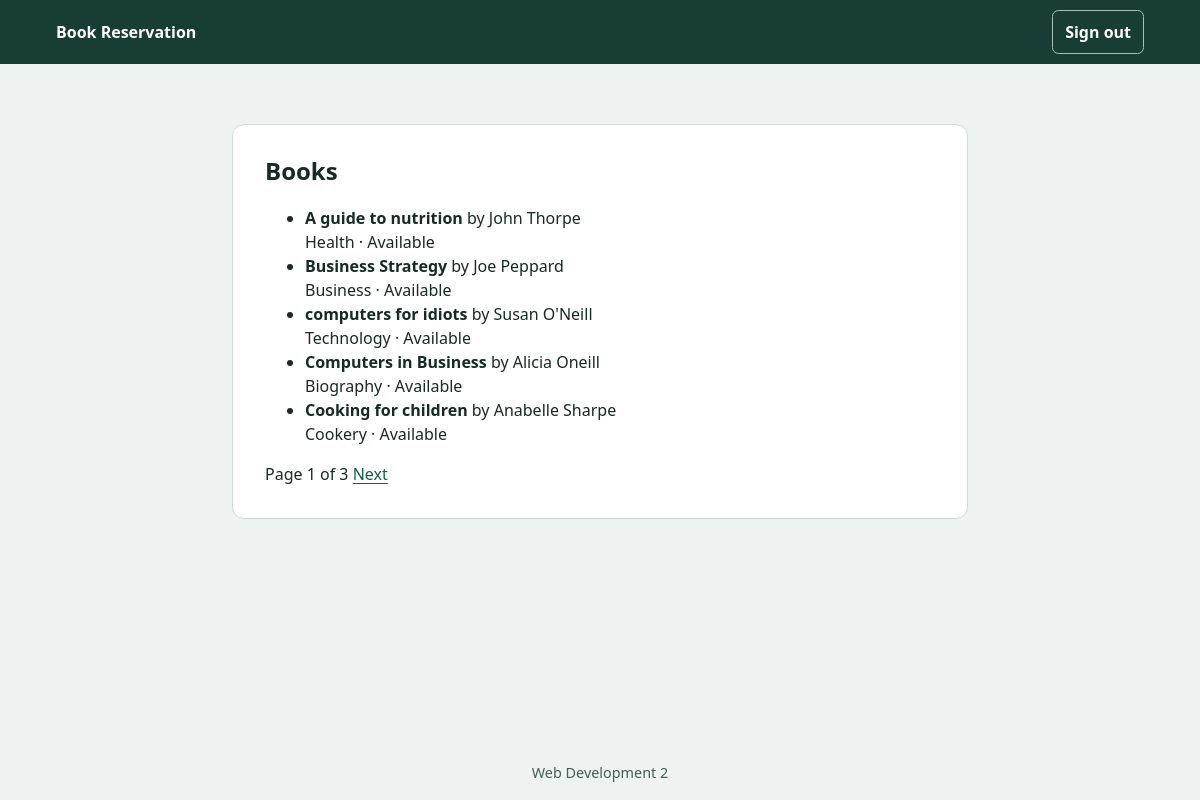
/index.php (signed in), run on the app's committed database.
### tables this page shows
CREATE TABLE books (
    isbn VARCHAR(20) PRIMARY KEY,
    book_title VARCHAR(200) NOT NULL,
    author VARCHAR(120) NOT NULL,
    edition SMALLINT UNSIGNED NOT NULL,
    publication_year SMALLINT UNSIGNED NOT NULL,
    category_id CHAR(3) NOT NULL,
    reserved ENUM('N', 'Y') NOT NULL DEFAULT 'N',
    FOREIGN KEY (category_id) REFERENCES categories (category_id)
);

CREATE TABLE categories (
    category_id CHAR(3) PRIMARY KEY,
    category_description VARCHAR(60) NOT NULL
);

### includes/session.php (called while the page is built, shortened)
<?php
function escape(string $value): string
{
    return htmlspecialchars($value, ENT_QUOTES | ENT_SUBSTITUTE, 'UTF-8');
}

### index.php (the view, shortened to what this page needs)
<?php
require_once __DIR__ . '/includes/session.php';
$books = [];
$error = '';
$booksPerPage = 5;
try {
    require __DIR__ . '/includes/database.php';
    $bookCount = (int) $db->query('SELECT COUNT(*) FROM books')->fetchColumn();
    $pageCount = max(1, (int) ceil($bookCount / $booksPerPage));
    $requestedPage = (int) filter_input(INPUT_GET, 'page', FILTER_VALIDATE_INT);
    $page = min($pageCount, max(1, $requestedPage));
    $offset = ($page - 1) * $booksPerPage;
    $statement = $db->prepare(
        'SELECT books.book_title, books.author, categories.category_description, books.reserved
         FROM books
         JOIN categories ON categories.category_id = books.category_id
         ORDER BY books.book_title, books.isbn
         LIMIT ? OFFSET ?'
    );
    $statement->bindValue(1, $booksPerPage, PDO::PARAM_INT);
    $statement->bindValue(2, $offset, PDO::PARAM_INT);
    $statement->execute();
    $books = $statement->fetchAll();
} catch (PDOException $exception) {
    error_log($exception->getMessage());
    $error = 'The book list is temporarily unavailable.';
    http_response_code(503);
}
require __DIR__ . '/includes/header.php';
?>
<section class="card card-wide">
    <h1>Books</h1>
    <?php if ($error !== ''): ?>
        <p class="error" role="alert"><?= escape($error) ?></p>
    <?php elseif ($books === []): ?>
        <p>No books in the catalogue.</p>
    <?php else: ?>
        <ul>
            <?php foreach ($books as $book): ?>
                <li>
                    <strong><?= escape($book['book_title']) ?></strong>
                    by <?= escape($book['author']) ?><br>
                    <?= escape($book['category_description']) ?>
                    &middot; <?= $book['reserved'] === 'Y' ? 'Reserved' : 'Available' ?>
                </li>
            <?php endforeach; ?>
        </ul>
        <?php if ($pageCount > 1): ?>
            <nav aria-label="Book list pages">
                <span>Page <?= $page ?> of <?= $pageCount ?></span>
                <?php if ($page < $pageCount): ?>
                    <a href="?page=<?= $page + 1 ?>">Next</a>
                <?php endif; ?>
            </nav>
        <?php endif; ?>
    <?php endif; ?>
</section>
<?php require __DIR__ . '/includes/footer.php'; ?>

### includes/header.php (shortened to what this page needs)
<!doctype html>
<html lang="en">
<head>
    <link rel="stylesheet" href="assets/style.css">
</head>
<body>
<header class="site-header">
    <div class="header-content">
        <a class="site-name" href="index.php">Book Reservation</a>
        <?php if (isset($_SESSION['username'])): ?>
            <form method="post" action="logout.php">
                <button class="secondary" type="submit">Sign out</button>
            </form>
        <?php endif; ?>
    </div>
</header>
<main>

### includes/footer.php
</main>
<footer class="site-footer">Web Development 2</footer>
</body>
</html>

### assets/style.css (style rules this page uses)
:root { color-scheme: light; font-family: system-ui, sans-serif; color: #172a26; background: #eef3f1; line-height: 1.5; }
* { box-sizing: border-box; }
body { margin: 0; min-height: 100vh; display: flex; flex-direction: column; }
.site-header { color: #fff; background: #173d34; }
.header-content { max-width: 70rem; margin: auto; min-height: 4rem; padding: 0.5rem 1rem; display: flex; align-items: center; justify-content: space-between; gap: 1rem; }
.site-name { color: inherit; font-weight: 700; text-decoration: none; }
main { flex: 1; padding: clamp(1rem, 5vw, 4rem) 1rem; }
.card { max-width: 28rem; margin: 0 auto; padding: clamp(1.25rem, 4vw, 2rem); background: #fff; border: 1px solid #cfdbd5; border-radius: 0.75rem; }
.card-wide { max-width: 46rem; }
h1 { margin: 0 0 1.25rem; line-height: 1.2; overflow-wrap: anywhere; }
input:not([type="hidden"]), button { min-height: 2.75rem; padding: 0.5rem 0.75rem; border: 1px solid #788f84; border-radius: 0.4rem; font: inherit; }
button { justify-self: start; color: #fff; background: #185a49; border-color: #185a49; font-weight: 600; cursor: pointer; }
button.secondary { background: #173d34; border-color: #a6c1b6; }
a { color: #185a49; text-underline-offset: 0.2em; }
.hint, .site-footer { color: #465e55; font-size: 0.9rem; }
.site-footer { padding: 1rem; text-align: center; }

### data on the page
books: book_title "A guide to nutrition", author "John Thorpe", category.category_description "Health", reserved "Available"
books: book_title "Business Strategy", author "Joe Peppard", category.category_description "Business", reserved "Available"
books: book_title "computers for idiots", author "Susan O'Neill", category.category_description "Technology", reserved "Available"
books: book_title "Computers in Business", author "Alicia Oneill", category.category_description "Biography", reserved "Available"
books: book_title "Cooking for children", author "Anabelle Sharpe", category.category_description "Cookery", reserved "Available"

### other printed values
$page "1"
$pageCount "3"
